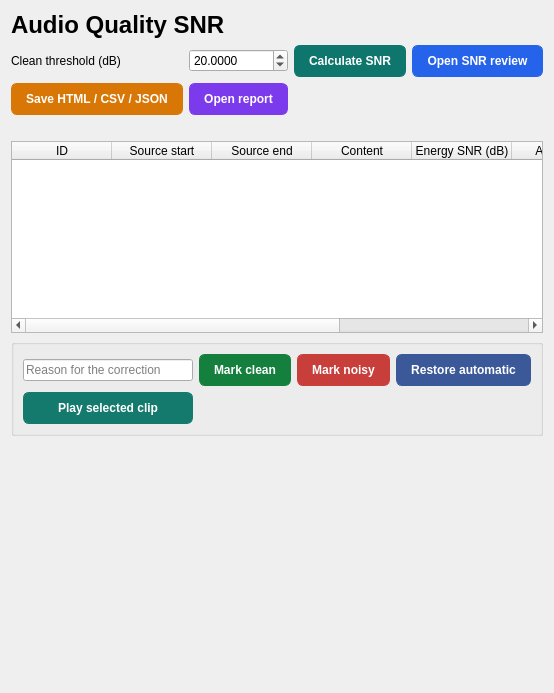
                    <widget class="QWidget" name="qualityPage">
                      <layout class="QVBoxLayout" name="qualityWorkspaceLayout">
                        <item>
                          <widget class="QLabel" name="qualityTitle">
                            <property name="styleSheet">
                              <string>font-size:24px; font-weight:600;</string>
                            </property>
                            <property name="text">
                              <string>Audio Quality SNR</string>
                            </property>
                            <property name="wordWrap">
                              <bool>true</bool>
                            </property>
                          </widget>
                        </item>
                        <item>
                          <layout class="QGridLayout" name="qualityActionsLayout">
                            <item row="0" column="0">
                              <widget class="QLabel" name="thresholdLabel">
                                <property name="text">
                                  <string>Clean threshold (dB)</string>
                                </property>
                                <property name="wordWrap">
                                  <bool>true</bool>
                                </property>
                              </widget>
                            </item>
                            <item row="0" column="1">
                              <widget class="QDoubleSpinBox" name="snrThreshold">
                                <property name="decimals">
                                  <number>4</number>
                                </property>
                                <property name="minimum">
                                  <double>-50.000000000000000</double>
                                </property>
                                <property name="maximum">
                                  <double>100.000000000000000</double>
                                </property>
                                <property name="singleStep">
                                  <double>1.000000000000000</double>
                                </property>
                                <property name="value">
                                  <double>20.000000000000000</double>
                                </property>
                              </widget>
                            </item>
                            <item row="0" column="2">
                              <widget class="QPushButton" name="calculateSNR">
                                <property name="styleSheet">
                                  <string>QPushButton#calculateSNR {background:#0F766E; color:#FFFFFF; border:1px solid #0F766E; border-radius:6px; padding:8px 14px; font-weight:600;}
QPushButton#calculateSNR:hover {background:#0E6A63; border-color:#0E6A63;}
QPushButton#calculateSNR:pressed {background:#0C5E58; border-color:#0C5E58;}
QPushButton#calculateSNR:focus {border:2px solid #173B40; padding:7px 13px;}
QPushButton#calculateSNR:disabled {background:#E3E9EB; color:#61777C; border:1px solid #CDD9DC;}</string>
                                </property>
                                <property name="text">
                                  <string>Calculate SNR</string>
                                </property>
                              </widget>
                            </item>
                            <item row="0" column="3">
                              <widget class="QPushButton" name="openSNR">
                                <property name="styleSheet">
                                  <string>QPushButton#openSNR {background:#2563EB; color:#FFFFFF; border:1px solid #2563EB; border-radius:6px; padding:8px 14px; font-weight:600;}
QPushButton#openSNR:hover {background:#2159D4; border-color:#2159D4;}
QPushButton#openSNR:pressed {background:#1E4FBC; border-color:#1E4FBC;}
QPushButton#openSNR:focus {border:2px solid #173B40; padding:7px 13px;}
QPushButton#openSNR:disabled {background:#E3E9EB; color:#61777C; border:1px solid #CDD9DC;}</string>
                                </property>
                                <property name="text">
                                  <string>Open SNR review</string>
                                </property>
                              </widget>
                            </item>
                            <item row="1" column="0">
                              <widget class="QPushButton" name="saveSNR">
                                <property name="styleSheet">
                                  <string>QPushButton#saveSNR {background:#D97706; color:#FFFFFF; border:1px solid #D97706; border-radius:6px; padding:8px 14px; font-weight:600;}
QPushButton#saveSNR:hover {background:#C36B05; border-color:#C36B05;}
QPushButton#saveSNR:pressed {background:#AE5F05; border-color:#AE5F05;}
QPushButton#saveSNR:focus {border:2px solid #173B40; padding:7px 13px;}
QPushButton#saveSNR:disabled {background:#E3E9EB; color:#61777C; border:1px solid #CDD9DC;}</string>
                                </property>
                                <property name="text">
                                  <string>Save HTML / CSV / JSON</string>
                                </property>
                              </widget>
                            </item>
                            <item row="1" column="1">
                              <widget class="QPushButton" name="openSNRReport">
                                <property name="styleSheet">
                                  <string>QPushButton#openSNRReport {background:#7C3AED; color:#FFFFFF; border:1px solid #7C3AED; border-radius:6px; padding:8px 14px; font-weight:600;}
QPushButton#openSNRReport:hover {background:#7034D5; border-color:#7034D5;}
QPushButton#openSNRReport:pressed {background:#632EBE; border-color:#632EBE;}
QPushButton#openSNRReport:focus {border:2px solid #173B40; padding:7px 13px;}
QPushButton#openSNRReport:disabled {background:#E3E9EB; color:#61777C; border:1px solid #CDD9DC;}</string>
                                </property>
                                <property name="text">
                                  <string>Open report</string>
                                </property>
                              </widget>
                            </item>
                          </layout>
                        </item>
                        <item>
                          <widget class="QLabel" name="snrNotice">
                            <property name="text">
                              <string />
                            </property>
                            <property name="wordWrap">
                              <bool>true</bool>
                            </property>
                          </widget>
                        </item>
                        <item>
                          <widget class="QTableWidget" name="snrTable">
                            <column>
                              <property name="text">
                                <string>ID</string>
                              </property>
                            </column>
                            <column>
                              <property name="text">
                                <string>Source start</string>
                              </property>
                            </column>
                            <column>
                              <property name="text">
                                <string>Source end</string>
                              </property>
                            </column>
                            <column>
                              <property name="text">
                                <string>Content</string>
                              </property>
                            </column>
                            <column>
                              <property name="text">
                                <string>Energy SNR (dB)</string>
                              </property>
                            </column>
                            <column>
                              <property name="text">
                                <string>Automatic</string>
                              </property>
                            </column>
                            <column>
                              <property name="text">
                                <string>Reviewed quality</string>
                              </property>
                            </column>
                            <column>
                              <property name="text">
                                <string>Notes</string>
                              </property>
                            </column>
                          </widget>
                        </item>
                        <item>
                          <widget class="QGroupBox" name="overrideGroup">
                            <property name="title">
                              <string />
                            </property>
                            <layout class="QVBoxLayout" name="overrideGroupLayout">
                              <item>
                                <layout class="QGridLayout" name="qualityOverrideRowLayout">
                                  <item row="0" column="0">
                                    <widget class="QLineEdit" name="overrideReason">
                                      <property name="placeholderText">
                                        <string>Reason for the correction</string>
                                      </property>
                                    </widget>
                                  </item>
                                  <item row="0" column="1">
                                    <widget class="QPushButton" name="markClean">
                                      <property name="styleSheet">
                                        <string>QPushButton#markClean {background:#15803D; color:#FFFFFF; border:1px solid #15803D; border-radius:6px; padding:8px 14px; font-weight:600;}
QPushButton#markClean:hover {background:#137337; border-color:#137337;}
QPushButton#markClean:pressed {background:#116631; border-color:#116631;}
QPushButton#markClean:focus {border:2px solid #173B40; padding:7px 13px;}
QPushButton#markClean:disabled {background:#E3E9EB; color:#61777C; border:1px solid #CDD9DC;}</string>
                                      </property>
                                      <property name="text">
                                        <string>Mark clean</string>
                                      </property>
                                    </widget>
                                  </item>
                                  <item row="0" column="2">
                                    <widget class="QPushButton" name="markNoisy">
                                      <property name="styleSheet">
                                        <string>QPushButton#markNoisy {background:#C83E3B; color:#FFFFFF; border:1px solid #C83E3B; border-radius:6px; padding:8px 14px; font-weight:600;}
QPushButton#markNoisy:hover {background:#B43835; border-color:#B43835;}
QPushButton#markNoisy:pressed {background:#A0322F; border-color:#A0322F;}
QPushButton#markNoisy:focus {border:2px solid #173B40; padding:7px 13px;}
QPushButton#markNoisy:disabled {background:#E3E9EB; color:#61777C; border:1px solid #CDD9DC;}</string>
                                      </property>
                                      <property name="text">
                                        <string>Mark noisy</string>
                                      </property>
                                    </widget>
                                  </item>
                                  <item row="0" column="3">
                                    <widget class="QPushButton" name="restoreQuality">
                                      <property name="styleSheet">
                                        <string>QPushButton#restoreQuality {background:#3B5998; color:#FFFFFF; border:1px solid #3B5998; border-radius:6px; padding:8px 14px; font-weight:600;}
QPushButton#restoreQuality:hover {background:#355089; border-color:#355089;}
QPushButton#restoreQuality:pressed {background:#2F477A; border-color:#2F477A;}
QPushButton#restoreQuality:focus {border:2px solid #173B40; padding:7px 13px;}
QPushButton#restoreQuality:disabled {background:#E3E9EB; color:#61777C; border:1px solid #CDD9DC;}</string>
                                      </property>
                                      <property name="text">
                                        <string>Restore automatic</string>
                                      </property>
                                    </widget>
                                  </item>
                                  <item row="1" column="0">
                                    <widget class="QPushButton" name="playQuality">
                                      <property name="styleSheet">
                                        <string>QPushButton#playQuality {background:#157A6E; color:#FFFFFF; border:1px solid #157A6E; border-radius:6px; padding:8px 14px; font-weight:600;}
QPushButton#playQuality:hover {background:#136E63; border-color:#136E63;}
QPushButton#playQuality:pressed {background:#116258; border-color:#116258;}
QPushButton#playQuality:focus {border:2px solid #173B40; padding:7px 13px;}
QPushButton#playQuality:disabled {background:#E3E9EB; color:#61777C; border:1px solid #CDD9DC;}</string>
                                      </property>
                                      <property name="text">
                                        <string>Play selected clip</string>
                                      </property>
                                    </widget>
                                  </item>
                                </layout>
                              </item>
                            </layout>
                          </widget>
                        </item>
                        <item>
                          <widget class="QWidget" name="snrChartHost">
                            <property name="minimumSize">
                              <size>
                                <width>0</width>
                                <height>240</height>
                              </size>
                            </property>
                            <layout class="QVBoxLayout" name="histogramLayout" />
                          </widget>
                        </item>
                      </layout>
                    </widget>
